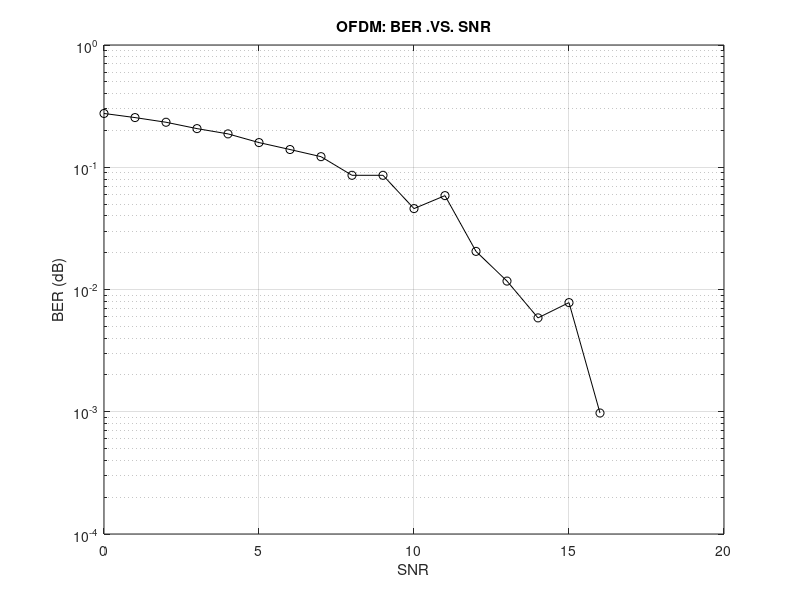

The MATLAB source for this figure:
clc;
clear all;
close all;

L=64; %lenth of the OFDM Data
M=16; %Modulation Order
Ncp=L*0.0625;

%tx
Tx_data=randi([0 15],L,Ncp); %data generation

%%QAM
mod_data=qammod(Tx_data,M);
s2p=mod_data.';%Serial to Parallel
am=ifft(s2p); %ifft
p2s=am.'; %p2s

%cyclic prefixing
CP_part=p2s(:,end-Ncp+1:end); %cyclic prefix part to be appended
cp=[CP_part p2s];

%rx
SNRrange=[0:1:20];
c=0;
r=zeros(size(SNRrange));

for snr=SNRrange
    c=c+1;
    noisy=awgn(cp,snr,'measured');
%remove cyclic prefix
    cpr=noisy(:,Ncp+1:Ncp+Ncp);
    parallel=cpr.';%s2p
    amdemod=fft(parallel);%fft
    rserial=amdemod.'; %p2s
    Umap=qamdemod(rserial,M);%QAM demod
    [n,r(c)]=biterr(Tx_data,Umap); %calc BER
end
snr=SNRrange;
semilogy(snr,r,'-ok');
grid;
title('OFDM: BER .VS. SNR');
ylabel('BER (dB)');
xlabel('SNR');